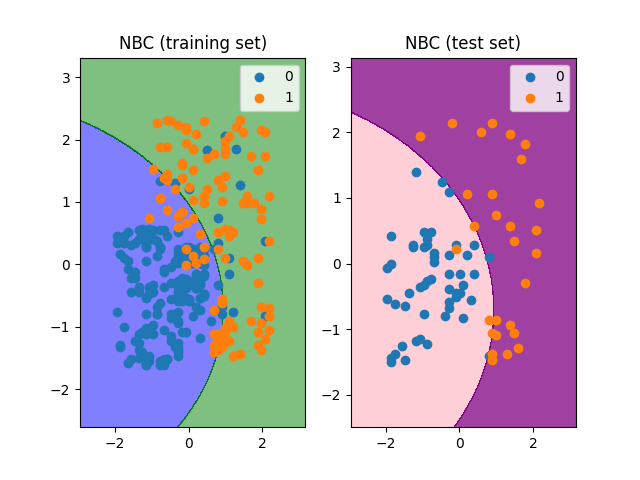

The Python source for this figure:
import numpy as np
import matplotlib.pyplot as mtp
import pandas as pd

data = pd.read_csv('Social_Network_Ads.csv')
# print(data.head(5))

x = data.iloc[:, 0:-1]
y = data.iloc[:, -1]

from sklearn.model_selection import train_test_split
x_train, x_test, y_train, y_test = train_test_split(x, y, test_size=0.2, random_state=42)

from sklearn.preprocessing import StandardScaler
sc = StandardScaler()
x_train = sc.fit_transform(x_train)
x_test = sc.transform(x_test)

from sklearn.naive_bayes import GaussianNB
classifier = GaussianNB()
classifier.fit(x_train, y_train)

y_pred = classifier.predict(x_test)

from sklearn.metrics import confusion_matrix
cm = confusion_matrix(y_test, y_pred)

#vẽ training set
mtp.subplot(1, 2, 1)
from matplotlib.colors import ListedColormap
x_set, y_set = x_train, y_train
arr1 = np.arange(start=x_set[:, 0].min()-1, stop=x_set[:, 0].max()+1, step=0.01)
arr2 = np.arange(x_set[:, 1].min()-1, x_set[:, 1].max()+1, 0.01)
x1, x2 = np.meshgrid(arr1, arr2)
mtp.contourf(x1, x2, classifier.predict(np.array([x1.ravel(), x2.ravel()]).T).reshape(x1.shape), alpha=0.5, cmap=ListedColormap(('blue', 'green')))
mtp.xlim(x1.min(), x1.max())
mtp.ylim(x2.min(), x2.max())

for i,j in enumerate(np.unique(y_set)):
    mtp.scatter(x_set[y_set == j, 0], x_set[y_set == j, 1], cmap=ListedColormap(('blue', 'green'))(i), label=j)

mtp.title('NBC (training set)')
mtp.legend()

#vẽ test set
mtp.subplot(1, 2, 2)
x_set, y_set = x_test, y_test
arr1 = np.arange(x_set[:, 0].min()-1, x_set[:, 0].max()+1, 0.01)
arr2 = np.arange(x_set[:, 1].min()-1, x_set[:, 1].max()+1, 0.01)
x1, x2 = np.meshgrid(arr1, arr2)
mtp.contourf(x1, x2, classifier.predict(np.array([x1.ravel(), x2.ravel()]).T).reshape(x1.shape), alpha=0.75, cmap=ListedColormap(('pink', 'purple')))
mtp.xlim(x1.min(), x1.max())
mtp.ylim(x2.min(), x2.max())

for i, j in enumerate(np.unique(y_set)):
    mtp.scatter(x_set[y_set == j, 0], x_set[y_set == j, 1], cmap=ListedColormap(('pink', 'purple'))(i), label=j)

mtp.title('NBC (test set)')
mtp.legend()
mtp.savefig('NBC.png')
